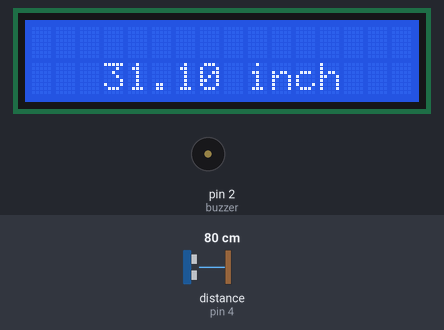
The sketch below on a simulated Arduino Uno, built with avr-gcc and run on an emulated ATmega328P. Parts: 16×2 character LCD, buzzer (waves = sounding, pin HIGH). Wiring (inferred from the names in the program): ultrasonic range finder: trigger pin 3; echo pin 4. Inputs (shaded band) come from the test bench; at power-on: distance to the obstacle (sensor on pin 4) 80 cm. The echo pulse lasts 58.3 µs per cm; pins used as bus, display or sensor lines are not drawn.

Above: at 1.2 s.
1.3 s: distance to the obstacle (sensor on pin 4) set to 57 cm
At 2.8 s:
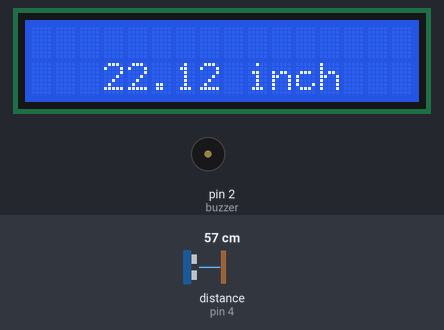
5.4 s: distance to the obstacle (sensor on pin 4) set to 47 cm
At 6.7 s:
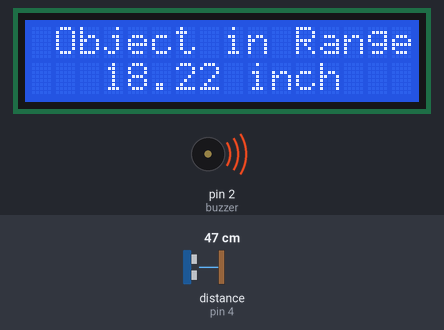
9.5 s: distance to the obstacle (sensor on pin 4) set to 2 cm
At 10.9 s:
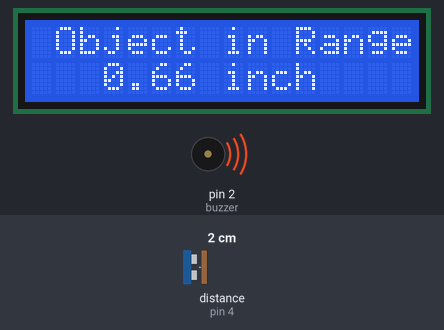
Timing chart, 0 to 12.5 s (numbered marks = the images above; inputs shaded):
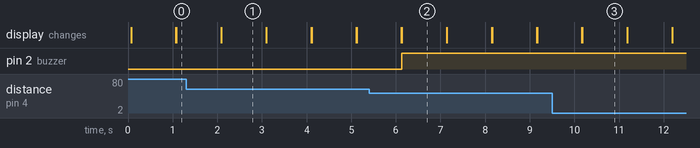

The sketch:

ultrasonic_distance_test.ino
```cpp
#include<LiquidCrystal.h>
LiquidCrystal lcd(5,6,7,8,9,10);
int trigpin = 3;
int echopin = 4;
int buzzer = 2;
float time;
float cm;
float inch;
void setup(){
  lcd.begin(16,2);
  pinMode(trigpin,OUTPUT);
  pinMode(echopin,INPUT);
  pinMode(buzzer,OUTPUT);
}
void loop(){
  digitalWrite(trigpin,LOW);
  delay(2);
  digitalWrite(trigpin,HIGH);
  delayMicroseconds(10);
  digitalWrite(trigpin,LOW);
  time = pulseIn(echopin,HIGH);
  cm = (time/58.82);
  inch = (cm/2.54);
  lcd.setCursor(3,1);
  lcd.print(inch);
  lcd.print(" inch");
  if(inch<20){
    digitalWrite(buzzer,HIGH);
    lcd.setCursor(1,0);
    lcd.print("Object in Range");
  }else{
    digitalWrite(buzzer,LOW);
  }
  delay(1000);
  lcd.clear();
}
```

Measured:
- the behaviour switches between 52 and 51 cm on distance to the obstacle (sensor on pin 4) (found by bisection; images 1 and 2)
- after the input at 1.3 s, the display: first differs from a run without the input after 0.79 s (image 1)
- after the input at 5.4 s, pin 2 (buzzer): LOW → HIGH after 0.73 s; the display: first differs from a run without the input after 0.73 s (image 2)
- after the input at 9.5 s, the display: first differs from a run without the input after 0.68 s (image 3)
- what the display in image 1 shows lasts 1.0 s, from 2.1 s to 3.1 s
